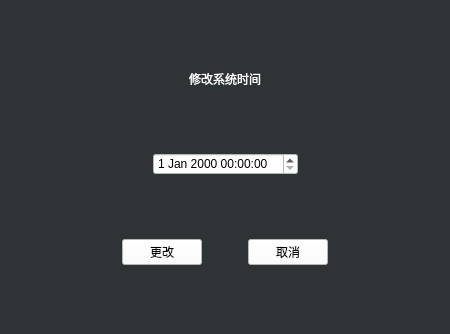
<?xml version="1.0" encoding="UTF-8"?>
<ui version="4.0">
 <class>SysTimeControl</class>
 <widget class="QWidget" name="SysTimeControl">
  <property name="geometry">
   <rect>
    <x>0</x>
    <y>0</y>
    <width>450</width>
    <height>334</height>
   </rect>
  </property>
  <property name="windowTitle">
   <string>Form</string>
  </property>
  <property name="styleSheet">
   <string notr="true">background-color: rgb(46, 52, 54);</string>
  </property>
  <layout class="QVBoxLayout" name="verticalLayout">
   <item>
    <spacer name="verticalSpacer">
     <property name="orientation">
      <enum>Qt::Vertical</enum>
     </property>
     <property name="sizeHint" stdset="0">
      <size>
       <width>20</width>
       <height>40</height>
      </size>
     </property>
    </spacer>
   </item>
   <item>
    <layout class="QHBoxLayout" name="horizontalLayout">
     <item>
      <spacer name="horizontalSpacer">
       <property name="orientation">
        <enum>Qt::Horizontal</enum>
       </property>
       <property name="sizeHint" stdset="0">
        <size>
         <width>40</width>
         <height>20</height>
        </size>
       </property>
      </spacer>
     </item>
     <item>
      <widget class="QLabel" name="label">
       <property name="styleSheet">
        <string notr="true">color: rgb(255, 255, 255);</string>
       </property>
       <property name="text">
        <string>修改系统时间</string>
       </property>
      </widget>
     </item>
     <item>
      <spacer name="horizontalSpacer_2">
       <property name="orientation">
        <enum>Qt::Horizontal</enum>
       </property>
       <property name="sizeHint" stdset="0">
        <size>
         <width>40</width>
         <height>20</height>
        </size>
       </property>
      </spacer>
     </item>
    </layout>
   </item>
   <item>
    <spacer name="verticalSpacer_3">
     <property name="orientation">
      <enum>Qt::Vertical</enum>
     </property>
     <property name="sizeHint" stdset="0">
      <size>
       <width>20</width>
       <height>40</height>
      </size>
     </property>
    </spacer>
   </item>
   <item>
    <layout class="QHBoxLayout" name="horizontalLayout_2">
     <item>
      <spacer name="horizontalSpacer_3">
       <property name="orientation">
        <enum>Qt::Horizontal</enum>
       </property>
       <property name="sizeHint" stdset="0">
        <size>
         <width>40</width>
         <height>20</height>
        </size>
       </property>
      </spacer>
     </item>
     <item>
      <widget class="QDateTimeEdit" name="dateTimeEdit">
       <property name="styleSheet">
        <string notr="true">background-color: rgb(255, 255, 255);</string>
       </property>
      </widget>
     </item>
     <item>
      <spacer name="horizontalSpacer_4">
       <property name="orientation">
        <enum>Qt::Horizontal</enum>
       </property>
       <property name="sizeHint" stdset="0">
        <size>
         <width>40</width>
         <height>20</height>
        </size>
       </property>
      </spacer>
     </item>
    </layout>
   </item>
   <item>
    <spacer name="verticalSpacer_4">
     <property name="orientation">
      <enum>Qt::Vertical</enum>
     </property>
     <property name="sizeHint" stdset="0">
      <size>
       <width>20</width>
       <height>40</height>
      </size>
     </property>
    </spacer>
   </item>
   <item>
    <layout class="QHBoxLayout" name="horizontalLayout_8">
     <item>
      <spacer name="horizontalSpacer_12">
       <property name="orientation">
        <enum>Qt::Horizontal</enum>
       </property>
       <property name="sizeHint" stdset="0">
        <size>
         <width>40</width>
         <height>20</height>
        </size>
       </property>
      </spacer>
     </item>
     <item>
      <layout class="QHBoxLayout" name="horizontalLayout_7">
       <item>
        <widget class="QPushButton" name="pushButton">
         <property name="styleSheet">
          <string notr="true">background-color: rgb(255, 255, 255);</string>
         </property>
         <property name="text">
          <string>更改</string>
         </property>
        </widget>
       </item>
       <item>
        <spacer name="horizontalSpacer_11">
         <property name="orientation">
          <enum>Qt::Horizontal</enum>
         </property>
         <property name="sizeHint" stdset="0">
          <size>
           <width>40</width>
           <height>20</height>
          </size>
         </property>
        </spacer>
       </item>
       <item>
        <widget class="QPushButton" name="pushButton_2">
         <property name="styleSheet">
          <string notr="true">background-color: rgb(255, 255, 255);</string>
         </property>
         <property name="text">
          <string>取消</string>
         </property>
        </widget>
       </item>
      </layout>
     </item>
     <item>
      <spacer name="horizontalSpacer_13">
       <property name="orientation">
        <enum>Qt::Horizontal</enum>
       </property>
       <property name="sizeHint" stdset="0">
        <size>
         <width>40</width>
         <height>20</height>
        </size>
       </property>
      </spacer>
     </item>
    </layout>
   </item>
   <item>
    <spacer name="verticalSpacer_2">
     <property name="orientation">
      <enum>Qt::Vertical</enum>
     </property>
     <property name="sizeHint" stdset="0">
      <size>
       <width>20</width>
       <height>40</height>
      </size>
     </property>
    </spacer>
   </item>
  </layout>
 </widget>
 <resources/>
 <connections/>
</ui>
